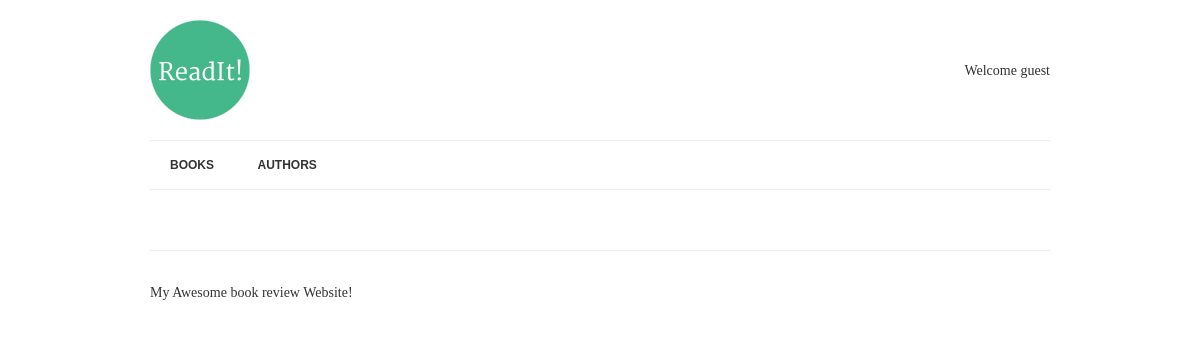
Page /books/5/ on the earlier database version.
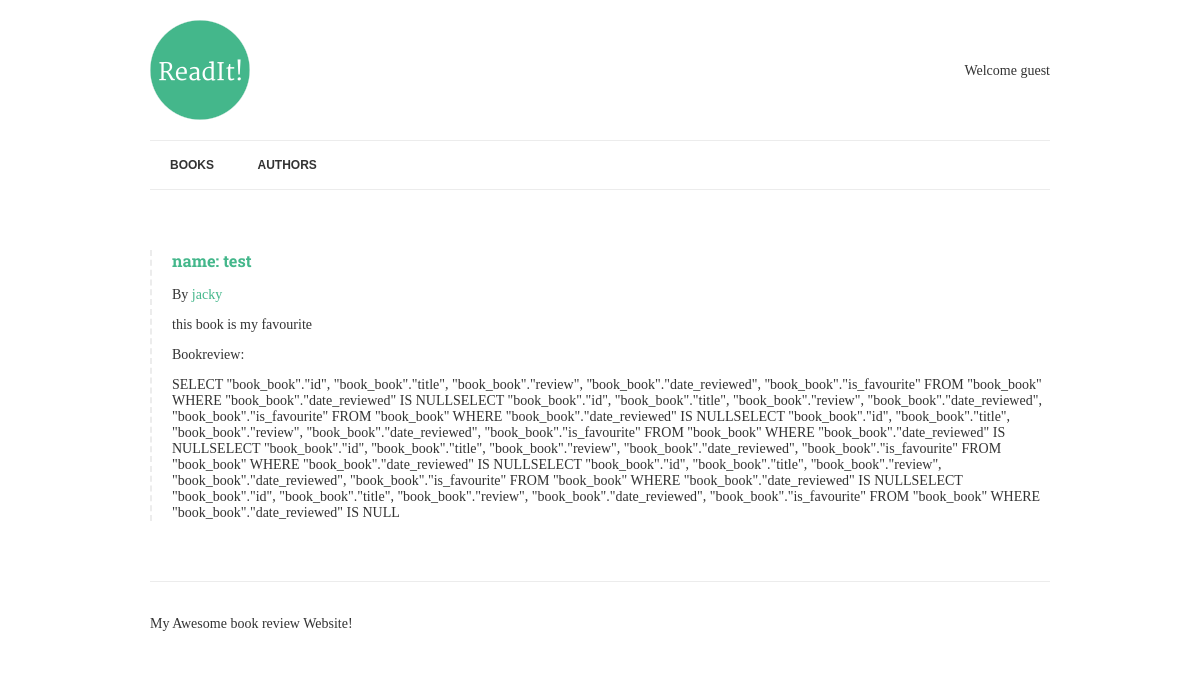
Same page on the later database version.
### book/models.py (models this page shows, shortened)
class Book(models.Model):
    title = models.CharField(max_length=150)
    authors = models.ManyToManyField("author", related_name="books")
    review = models.TextField(blank=True, null=True)
    date_reviewed = models.DateTimeField(blank=True, null=True)
    is_favourite = models.BooleanField(default=False, verbose_name="Favourite?")

class Author(models.Model):
    name = models.CharField(max_length=70, help_text="Use pen name,not real name", unique=True)

### book/views.py (the view)
# urls.py: url(r'^books/(?P<pk>|[-\w]+)/$', BookDetail.as_view(),name="book-detail"),
class BookDetail(DetailView):
    model = Book
    template_name = "../templates/book.html"

### book/templates/book.html
{% extends 'base.html' %}
{% block content %}
    {% include 'book-detail.html' %}
{% endblock %}

### book/templates/book-detail.html
{% if book.review %}
    <div class="book">
        <h3>
            <a href="{% url 'book-detail' book.pk %}">name: {{ book.title }}</a>
        </h3>
        <p>
            By {% for author in book.authors.all %}
                    <a href="{% url 'author-detail' author.pk %}">
                        {{ author.name }}
                    </a>
             {% endfor %}
        </p>
        {% if book.is_favourite %}
            <p class="highlight">this book is my favourite</p>
        {% endif %}
        <p>Bookreview: {{ book.review|linebreaks }}</p>
    </div>
{% endif %}

Differences in the rows shown:
now on this page (row edited): Book: title "test", review "SELECT \"book_book\".\"id\", \"book_book\".\"title\", \"book_book\".\"review\", \"book_book\".\"date_reviewed\", \"book_book\".\"is_favourite\" FROM \"book_book\" WHERE \"book_book\".\"date_reviewed\" IS NULLSELECT \"book_book\".\"id\", \"book_book\".\"title\", \"book_book\".\"review\", \"book_book\".\"date_reviewed\", \"book_book\".\"is_favourite\" FROM \"book_book\" WHERE \"book_book\".\"date_reviewed\" IS NULLSELECT \"book_book\".\"id\", \"book_book\".\"title\", \"book_book\".\"review\", \"book_book\".\"date_reviewed\", \"book_book\".\"is_favourite\" FROM \"book_book\" WHERE \"book_book\".\"date_reviewed\" IS NULLSELECT \"book_book\".\"id\", \"book_book\".\"title\", \"book_book\".\"review\", \"book_book\".\"date_reviewed\", \"book_book\".\"is_favourite\" FROM \"book_book\" WHERE…"
now on this page (row unchanged): Author: name "jacky"
Other differences:
text now shown: "name: By this book is my favourite Bookreview:"
